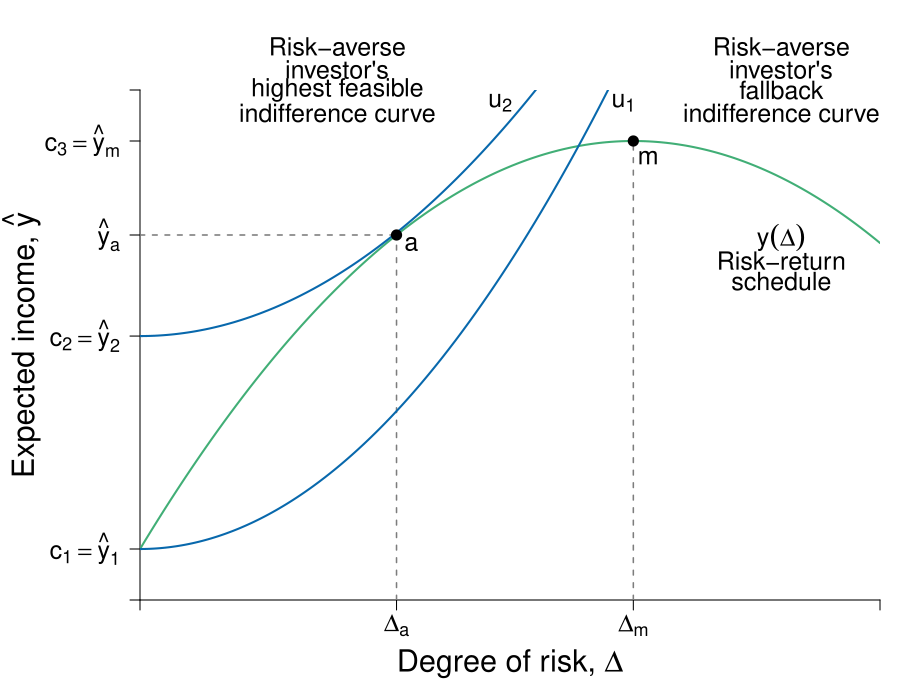

Write the R code that produced this figure.
#Graph Designer: Simon Halliday, Scott Cohn
#Authors: Bowles and Halliday
#Title: Coordination, Conflict and Competition: A Text in Microeconomics

require(shape)
library(pBrackets)
pdf(file = "risk/risk_return_investment.pdf", width = 9, height = 7)

# Set parameters for graphics
axislabelsize <- 1.8
labelsize <- 1.5
namesize <- 1.8
annotatesize <- 1.5
graphlinewidth <- 2
segmentlinewidth <- 1.5

COL <- c("#7fc97f", "#beaed4", "#fdc086", "#ffff99", "#386cb0", "#f0027f", "#bf5b17", "#666666")
COLA <- c("#e0f3db", "#99d8c9","#66c2a4","#41ae76", "#238b45", "#005824")
COLB <- c("#c6dbef", "#4eb3d3", "#2b8cbe", "#0868ac","#084081")
COLC <- c("#fcfbfd", "#efedf5", "#dadaeb", "#bcbddc", "#9e9ac8", "#807dba", "#6a51a3", "#54278f", "#3f007d")
grays <- gray.colors(25, start = 1, end = 0, alpha = 1)

a <- c(2, 4, 6)
par(mar =  c(5, 7, 4.5, 1))
xlims <- c(0, 15)
ylims <- c(0, 20)

riskreturn <- function(g, int1 = 18, int2 = 4, coeff = 0.4){
  int1 - (int2 - (coeff)*g)^2
}

uA <- function(omega, g, slope = 0.5){
  omega + omega*g  - slope*g^2
}

indiffA <- function(g, intercept = 2, slope = 0.2){
  intercept  + slope*g^2
}

insurance <- function(g, intercept = 10, slope = 0.36){
  intercept  + slope*g
}

#Find the optima of the risk return schedule for plotting
retopt <- optimize(riskreturn, interval = xlims, maximum = TRUE)
retmax <- retopt$maximum[1]

#Find the intersection of the riskreturn schedule and indiffA
rt <- uniroot(function(g)  riskreturn(g) - indiffA(g), c(0.01, 15), tol = 1e-8) 
int1 <- rt$root

# rt2 <- uniroot(function(g)  riskreturn(g) - indiffA(g, intercept = 10.35, slope = 0.12), c(1, 10), tol = 1e-8) 
# tang <- rt2$root
# tang  

#Plot command 
plot(0, 0, xlim = xlims, ylim = ylims, 
     type = "n",
     xlab = expression(paste("")),
     ylab = expression(paste("")), 
     axes = FALSE,
     cex.lab = labelsize, 
     bty = "n", 
     xaxs = "i", 
     yaxs = "i"
)


#Customize ticks and labels for the plot
ticksy <- c(0,  2, 10.35, riskreturn(g = 5.2), riskreturn(g = retmax), ylims[2])
ylabels <- c(NA, expression(paste(c[1] == hat(y)[1])), expression(paste(c[2] == hat(y)[2])), expression(paste(hat(y)[a])), expression(paste(c[3] == hat(y)[m])), NA)
ticksx <- c(0, 5.2, retmax, xlims[2])
xlabels <- c(NA, expression(paste(Delta[a])), expression(paste(Delta[m])), NA)

axis(1, at = ticksx, pos = 0, labels = xlabels, cex.axis = labelsize)
axis(2, at = ticksy, pos = 0, labels = ylabels, las = 1, cex.axis = labelsize)
# mtext(expression(paste("Degree of risk, ", Delta)), side=1, line = 2.5, cex = axislabelsize)
text(0.5*xlims[2], -2.5, expression(paste("Degree of risk, ", Delta)), xpd = TRUE, cex = axislabelsize) 

text(xlims[1] - 2.4, ylims[2] - 0.5*(ylims[2] - ylims[1]), expression(paste("Expected income, ", hat(y))), xpd = TRUE, cex = axislabelsize, srt = 90) 

npts <- 500 
xx1 <- seq(xlims[1], xlims[2], length.out = npts)

#Notice, I use the earlier calculated intercept here for the polygon
xx3 <- seq(xlims[1], int1, length.out = npts)

segments(5.2, 0, 5.2, riskreturn(g = 5.2), lty = 2, col = grays[20], lwd = segmentlinewidth)
segments(0, riskreturn(g = 5.2), 5.2, riskreturn(g = 5.2), lty = 2, col = grays[20], lwd = segmentlinewidth)
segments(retmax, 0, retmax, riskreturn(g = retmax) , lty = 2, col = grays[20], lwd = segmentlinewidth)

lines(xx1, riskreturn(xx1), col = COLA[4], lwd = graphlinewidth, lty = 1)
lines(xx1, indiffA(xx1), col = COLB[4], lwd = graphlinewidth, lty = 1)
lines(xx1, indiffA(xx1, intercept = 10.35, slope = 0.15), col = COLB[4], lwd = graphlinewidth, lty = 1)


#Add points a, b, c and c

points(5.2, riskreturn(g = 5.2), pch = 16, col = "black", cex = 1.5)
text(5.2 + 0.3, riskreturn(g = 5.2) - 0.35, expression(a), cex = labelsize)


#Risk neutral segment line
#segments(0, riskreturn(retmax), xlims[2], riskreturn(g = retmax) , lty = 2, col = COLB[4], lwd = graphlinewidth)

points(retmax, riskreturn(g = retmax), pch = 16, col = "black", cex = 1.5)
text(retmax + 0.3, riskreturn(g = retmax) - 0.65, expression(m), cex = labelsize)


# #Label risk return schedule
text(13, 14.2, expression(paste(hat(y)(Delta))), cex = labelsize)
text(13, 13.3, expression(paste("Risk-return")), cex = labelsize)
text(13, 12.5, expression(paste("schedule")), cex = labelsize)
# 
# #Label value functions
text(9.8, 19.5, expression(u[1]), cex = labelsize)
text(7.3, 19.5, expression(u[2]), cex = labelsize)
# text(14, 17.5, expression(u[3]), cex = labelsize)


text(4, 22.7 - 1, expression(paste("Risk-averse")), xpd = TRUE, cex = labelsize) 
text(4, 21.8 - 1, expression(paste("investor's")), xpd = TRUE, cex = labelsize) 
text(4, 21.0 - 1, expression(paste("highest feasible")), xpd = TRUE, cex = labelsize) 
text(4, 20.1 - 1, expression(paste("indifference curve")), xpd = TRUE, cex = labelsize) 

text(13, 22.7 - 1, expression(paste("Risk-averse")), xpd = TRUE, cex = labelsize) 
text(13, 21.8 - 1, expression(paste("investor's")), xpd = TRUE, cex = labelsize) 
text(13, 21.0 - 1, expression(paste("fallback")), xpd = TRUE, cex = labelsize) 
text(13, 20.1 - 1, expression(paste("indifference curve")), xpd = TRUE, cex = labelsize) 




dev.off()
